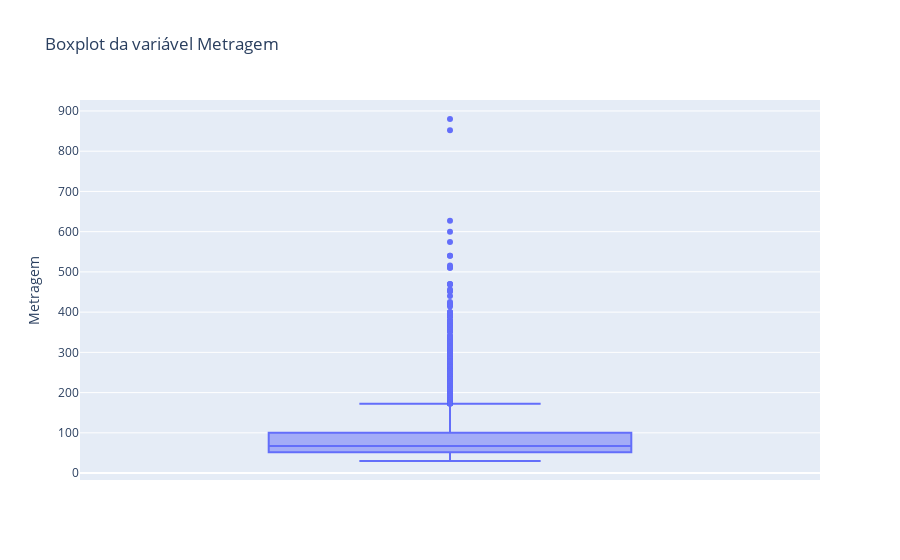

Here is the notebook cell this chart was saved with:
### Markdown cell above
### Outliers da variável Metragem

### Code cell
sns.set_style('darkgrid')

fig = px.box(df, y='Metragem', title='Boxplot da variável Metragem')
fig.show()

### Figure 1 — Plotly figure (JSON) as saved in the notebook; plotly's stock layout.template omitted (floating-point values rounded to 4 significant figures; data arrays with more than 128 entries replaced by an {"elided": "..."} marker saying what was removed)
{"data": [{"alignmentgroup": "True", "hovertemplate": "Metragem=%{y}<extra></extra>", "legendgroup": "", "marker": {"color": "#636efa"}, "name": "", "notched": false, "offsetgroup": "", "orientation": "v", "showlegend": false, "type": "box", "x0": " ", "xaxis": "x", "y": {"elided": "7203 int values"}, "y0": " ", "yaxis": "y"}], "layout": {"boxmode": "group", "legend": {"tracegroupgap": 0}, "title": {"text": "Boxplot da variável Metragem"}, "xaxis": {"anchor": "y", "domain": [0, 1]}, "yaxis": {"anchor": "x", "domain": [0, 1], "title": {"text": "Metragem"}}}}
